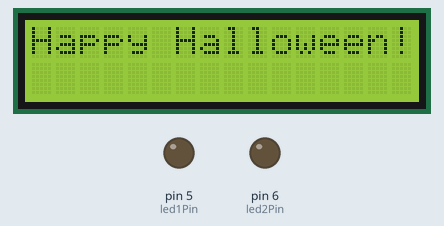
Bench run of a sketch on a simulated Arduino Uno, built with avr-gcc and run on an emulated ATmega328P. Parts: 16×2 character LCD, output pins drawn as LEDs (lit = HIGH).

Above: at 0.28 s.
At 12.75 s:
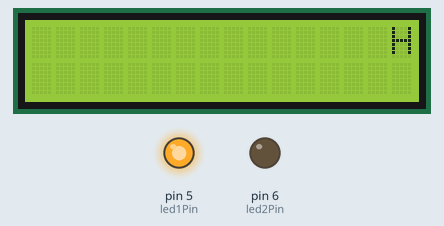
At 25.3 s:
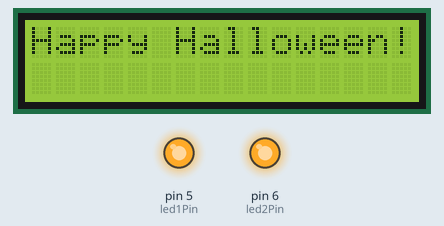
At 39.5 s:
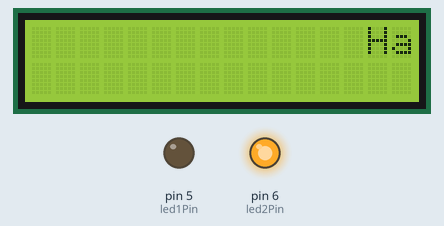
Timing chart, 0 to 40.0 s (numbered marks = the images above):
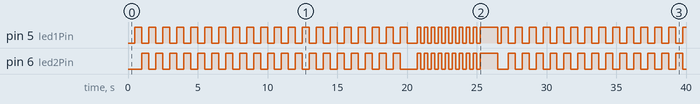

Measured:
- by itself, pin 5 (led1Pin): LOW → HIGH at 0.50 s, → LOW 0.50 s later, → HIGH 0.50 s later, → LOW 0.50 s later, … (87 changes in this stretch)
- by itself, pin 6 (led2Pin): LOW → HIGH at 1.0 s, → LOW 0.50 s later, → HIGH 0.50 s later, → LOW 0.50 s later, … (84 changes in this stretch)
- what the display in image 1 shows lasts 0.5 s, from 12.5 s to 13.0 s

The sketch:

sketch.ino
```cpp
#include <LiquidCrystal.h>

// Initialize LCD display
LiquidCrystal lcd(12, 11, 10, 9, 8, 7);

// Pin assignments
const int led1Pin = 5;  // LED 1 connected to digital pin 5
const int led2Pin = 6;  // LED 2 connected to digital pin 6

// Timing variables
unsigned long previousMillis = 0;  // Stores the last time LEDs were updated
unsigned long flashMillis = 0;     // Stores the time for flashing LEDs
const long interval = 500;         // Interval at which to blink (milliseconds)
const long flashInterval = 200;    // Interval for flashing (milliseconds)

// LED default states
bool led1State = LOW;             // LED 1 state (on or off)
bool led2State = HIGH; // LED 2 state (on or off)

// Counters and control variables
bool isFlashing = false;
int alternateCount = 0;  // Counts how many times LEDs have alternated


void setup() {
  // Initialize the LED pins as outputs
  pinMode(led1Pin, OUTPUT);
  pinMode(led2Pin, OUTPUT);

  // Set LEDs off to start
  digitalWrite(led1Pin, LOW);
  digitalWrite(led2Pin, LOW);

  // Initialize the LCD display
  lcd.begin(16, 2);
  lcd.print("Happy Halloween!");
}


void loop() {
  // Get the current time
  unsigned long currentMillis = millis();

  // Check if we are in flashing mode
  if (isFlashing) {
    flashLEDs(led1Pin, led2Pin, currentMillis);
  }
  else {
    // Regular LED alternation
    if (currentMillis - previousMillis >= interval) {
      previousMillis = currentMillis;

      // Toggle LEDs
      toggleLED(led1Pin, led1State, currentMillis);
      toggleLED(led2Pin, led2State, currentMillis);

      // Increment the alternate count
      alternateCount++;

      if (alternateCount == 40){
        startFlashing();  // Start flashing sequence

        alternateCount = 0;  // Reset the alternate counter
      }
    }
  }
}

// Function to toggle an LED state
void toggleLED(int ledPin, bool &ledState, unsigned long currentMillis) {
  ledState = !ledState;
  digitalWrite(ledPin, ledState);
  DisplayLCD(currentMillis);
}


// Function to flash LEDs 5 times
void flashLEDs(int led1Pin, int led2Pin, unsigned long currentMillis) {
  if (currentMillis - flashMillis >= flashInterval) {
    flashMillis = currentMillis;

    // Toggle the states of both LEDs
    toggleLED(led1Pin, led1State, currentMillis);
    toggleLED(led2Pin, led2State, currentMillis);

  }
}


// Function to start flashing sequence
void startFlashing() {
  digitalWrite(led1Pin, LOW);
  digitalWrite(led2Pin, LOW);

  delay(500);

  for (int counter = 0; counter < 10; counter++) {
    digitalWrite(led1Pin, LOW);
    digitalWrite(led2Pin, LOW);
    delay(250);
    digitalWrite(led1Pin, HIGH);
    digitalWrite(led2Pin, HIGH);
    delay(250);
  }

  delay(1000);

  digitalWrite(led1Pin, LOW);
  digitalWrite(led2Pin, LOW);

  delay(250);
}

// Function to scroll "Happy Hallowee!"
void DisplayLCD(unsigned long currentMillis) {
  if (currentMillis - flashMillis >= flashInterval) {
    flashMillis = currentMillis;

    lcd.scrollDisplayLeft();
  }
}
```
